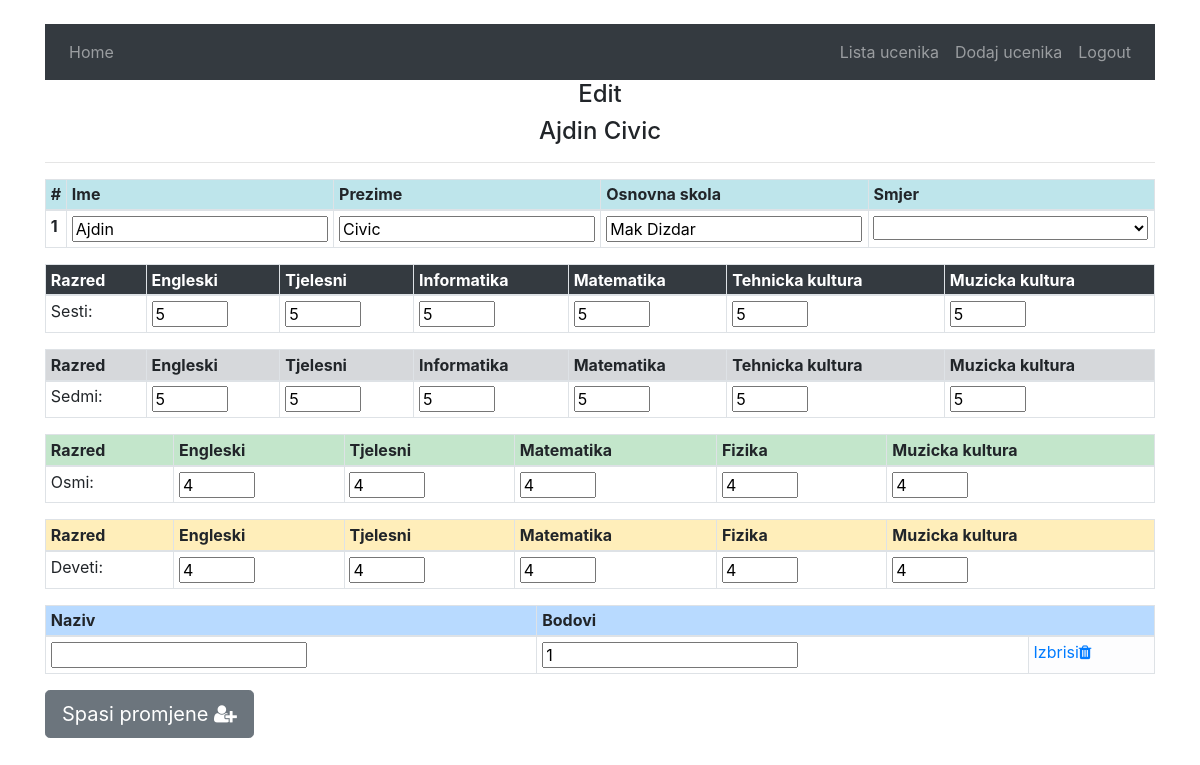
Page /tscze/details/39 (signed in) on the committed database.
### tehnicka/models.py (models this page shows, shortened)
class Ucenik(models.Model):
    ime=models.CharField(max_length=60)
    prezime=models.CharField(max_length=60)
    godina_upisa=models.IntegerField(default=current_year)
    smjer=models.ManyToManyField(Smjer)
    skola_id=models.ForeignKey(Skola, on_delete=models.CASCADE )
    ukupno_bodova=models.FloatField(default='0')
    class Meta:
        verbose_name_plural = "Učenici"

class Skola(models.Model):
    ime_skole=models.CharField(max_length=60)
    class Meta:
        verbose_name_plural='Skole'

class Predmet_Ocjena(models.Model):
    ucenik=models.ForeignKey(Ucenik, on_delete=models.CASCADE)
    predmet=models.ForeignKey(Predmet, on_delete=models.CASCADE)
    ocjena=models.IntegerField(default='0')
    razred=models.IntegerField(default='6')
    class Meta:
        verbose_name_plural = "Ocjene iz predmeta"

class Predmet(models.Model):
    naziv_predmeta=models.CharField(max_length=60)
    ocjene_ucenika=models.ManyToManyField(Ucenik, through='Predmet_Ocjena')
    class Meta:
        verbose_name_plural = "Predmeti"

class Priznanja(models.Model):
    naziv_priznanja=models.CharField(max_length=40)
    bodovi=models.IntegerField(default='0')
    ucenik_id=models.ManyToManyField(Ucenik)
    class Meta:
        verbose_name_plural = "Priznanja"

### tehnicka/views.py (the view)
# urls.py: path("details/<int:ucenik_id>", views.details, name='details'),
def details(request, ucenik_id):
    if request.method == "POST":
        try:
            return updateStudent(request, ucenik_id)
        except KeyError:
            return HttpResponse("Key error - post uredi")
    else:
        return get_for_update(request, ucenik_id)

### tehnicka/updateUcenik.py (called while the page is built)
def get_for_update(request, ucenik_id):
    ucenik=Ucenik.objects.get(id=ucenik_id)
    sesti_predmeti=Predmet_Ocjena.objects.filter(ucenik=ucenik,razred=6)
    sedmi_predmeti=Predmet_Ocjena.objects.filter(ucenik=ucenik,razred=7)
    osmi_predmeti=Predmet_Ocjena.objects.filter(ucenik=ucenik,razred=8)
    deveti_predmeti=Predmet_Ocjena.objects.filter(ucenik=ucenik,razred=9)
    context={
    'ucenik':ucenik,
    'sesti':sesti_predmeti,
    'sedmi':sedmi_predmeti,
    'osmi':osmi_predmeti,
    'deveti':deveti_predmeti,
    'smjerovi':Smjer.objects.all(),
    'priznanja':Priznanja.objects.filter(ucenik_id=ucenik)
    }
    if request.user.is_authenticated:
        return render(request, 'tehnicka/details.html',context)
    else:
        return render(request, "users/login.html", {"message": "Please log in."})

### tehnicka/templates/tehnicka/details.html (shortened to what this page needs)
{% extends "tehnicka/base.html" %}
{% block body %}
<div class="container">
    <h4 style="text-align:center">  Edit </h4>
    <h4 style="text-align:center">  {{ucenik.ime}} {{ucenik.prezime}} </h4>
    <hr>
  <div class="table-responsive">
    <form action="{%url 'tehnicka:details' ucenik.id%}" method='POST'>
      <div class="table-responsive">
        <table class="table table-sm table-hover table-bordered">
          <thead>
            <tr>
              <th  class="table-info" scope="col">#</th>
              <th  class="table-info" scope="col">Ime</th>
              <th  class="table-info" scope="col">Prezime</th>
              <th  class="table-info" scope="col">Osnovna skola</th>
              <th  class="table-info" scope="col">Smjer</th>
            </tr>
          </thead>
          <tbody>
            <tr>
              <th scope="row">1</th>
              <td> <input type="text" name="ime" value="{{ucenik.ime}}"> </td>
              <td> <input type="text" name="prezime" value="{{ucenik.prezime}}"></td>
              <td> <input type="text" name="osnovna_skola" value="{{ucenik.skola_id.ime_skole}}"></td>
              <td>
                <select class="" name="smjer">
                  <option value="{{ucenik.smjer.id}}" selected="selected">{{ucenik.smjer.naziv_smjera}}</option>
                  {% for smjer in smjerovi %}
                    {% if smjer.id != ucenik.smjer.id %}
                      <option value="{{smjer.id}}"> {{smjer.naziv_smjera}}</option>
                    {% endif %}
                  {% endfor%}
                </select>
              </td>
            </tr>
          </tbody>
        </table>
      </div>
      <div class="table-responsive">
        <table class="table table-sm table-hover table-bordered">
          <thead>
            <tr>
              <th  class="table-dark" scope="col">Razred</th>
                {% for predmet in sesti %}
                <th  class="table-dark" scope="col">{{ predmet.predmet.naziv_predmeta}}</th>
                {% endfor %}
            </tr>
          </thead>
          <tbody>
          <tr>
            <td>Sesti: </td>
            {% for predmet in sesti %}
            <td> <input type="number" min=2 max=5 name="razred6_ocjene" value="{{predmet.ocjena}}"> </td>
            {% endfor %}
          </tr>
          </tbody>
        </table>
      </div>
       <div class="table-responsive">
         <table class="table table-sm table-hover table-bordered">
           <thead>
             <tr>
               <th  class="table-secondary" scope="col">Razred</th>
                 {% for predmet in sedmi %}
                 <th  class="table-secondary" scope="col">{{ predmet.predmet.naziv_predmeta}}</th>
                 {% endfor %}
             </tr>
           </thead>
           <tbody>
           <tr>
             <td>Sedmi: </td>
             {% for predmet in sedmi %}
             <td> <input type="number" min=2 max=5 name="razred7_ocjene" value="{{predmet.ocjena}}"> </td>
             {% endfor %}
           </tr>
           </tbody>
         </table>
       </div>
        <div class="table-responsive">
          <table class="table table-sm table-hover table-bordered">
            <thead>
              <tr>
                <th  class="table-success" scope="col">Razred</th>
                  {% for predmet in osmi %}
                  <th  class="table-success" scope="col">{{ predmet.predmet.naziv_predmeta}}</th>
                  {% endfor %}
              </tr>
            </thead>
            <tbody>
            <tr>
              <td>Osmi: </td>
              {% for predmet in osmi %}
              <td> <input type="number" min=2 max=5 name="razred8_ocjene" value="{{predmet.ocjena}}"> </td>
              {% endfor %}
            </tr>
            </tbody>
          </table>
        </div>
      <div class="table-responsive">
        <table class="table table-sm table-hover table-bordered">
          <thead>
            <tr>
              <th  class="table-warning" scope="col">Razred</th>
                {% for predmet in deveti %}
                <th  class="table-warning" scope="col">{{ predmet.predmet.naziv_predmeta}}</th>
                {% endfor %}
            </tr>
          </thead>
          <tbody>
          <tr>
            <td>Deveti: </td>
            {% for predmet in deveti %}
            <td> <input type="number" min=2 max=5 name="razred9_ocjene" value="{{predmet.ocjena}}"> </td>
            {% endfor %}
          </tr>
          </tbody>
        </table>
      </div>
      {% if priznanja %}
       <div class="table-responsive" id="table_div_priznanje_ne_sakrivaj" >
         <table class="table table-sm table-hover table-bordered" id="table_priznanje">
           <thead>
             <tr>
               <th  class="table-primary" scope="col">Naziv </th>
               <th class="table-primary" scope="col" colspan="2"> Bodovi </th>
             </tr>
           </thead>
           <tbody>
           {% for priznanje in priznanja %}
           <tr>
             <td><input type="text" name="priznanje_naziv" value="{{priznanje.naziv}}"></td>
             <td> <input type="number" name="priznanje_bodovi" min="0" placeholder="0" value="{{priznanje.bodovi}}"> </td>
             	<td class="table-light">
                  <a href="{% url 'tehnicka:brisipriznanje' priznanje.id %}" id="brisi_priznanje" class="ne_moze_dodati_novo_ovdje"> <span> Izbrisi</span><i class="fa fa-trash"></i> </a>
              </td>
           </tr>
           {% endfor %}
           </tbody>
         </table>
       </div>
      {% endif %}
      <button type="submit" class="btn btn-secondary btn-lg"> Spasi promjene <i class="fa fa-user-plus"></i></button>
    </form>
  </div>
</div>
{% endblock %}

### rows in the picture
Ucenik: ime "Ajdin", prezime "Civic", osnovna_skola "Mak Dizdar"
Predmet_Ocjena: predmet.naziv_predmeta "Engleski", razred6_ocjene "5"
Predmet_Ocjena: predmet.naziv_predmeta "Tjelesni", razred6_ocjene "5"
Predmet_Ocjena: predmet.naziv_predmeta "Informatika", razred6_ocjene "5"
Predmet_Ocjena: predmet.naziv_predmeta "Matematika", razred6_ocjene "5"
Predmet_Ocjena: predmet.naziv_predmeta "Tehnicka kultura", razred6_ocjene "5"
Predmet_Ocjena: predmet.naziv_predmeta "Muzicka kultura", razred6_ocjene "5"
Predmet_Ocjena: predmet.naziv_predmeta "Engleski", razred7_ocjene "5"
Predmet_Ocjena: predmet.naziv_predmeta "Tjelesni", razred7_ocjene "5"
Predmet_Ocjena: predmet.naziv_predmeta "Informatika", razred7_ocjene "5"
Predmet_Ocjena: predmet.naziv_predmeta "Matematika", razred7_ocjene "5"
Predmet_Ocjena: predmet.naziv_predmeta "Tehnicka kultura", razred7_ocjene "5"
Predmet_Ocjena: predmet.naziv_predmeta "Muzicka kultura", razred7_ocjene "5"
Predmet_Ocjena: predmet.naziv_predmeta "Engleski", razred8_ocjene "4"
Predmet_Ocjena: predmet.naziv_predmeta "Tjelesni", razred8_ocjene "4"
Predmet_Ocjena: predmet.naziv_predmeta "Matematika", razred8_ocjene "4"
Predmet_Ocjena: predmet.naziv_predmeta "Fizika", razred8_ocjene "4"
Predmet_Ocjena: predmet.naziv_predmeta "Muzicka kultura", razred8_ocjene "4"
Predmet_Ocjena: predmet.naziv_predmeta "Engleski", razred9_ocjene "4"
Predmet_Ocjena: predmet.naziv_predmeta "Tjelesni", razred9_ocjene "4"
Predmet_Ocjena: predmet.naziv_predmeta "Matematika", razred9_ocjene "4"
Predmet_Ocjena: predmet.naziv_predmeta "Fizika", razred9_ocjene "4"
Predmet_Ocjena: predmet.naziv_predmeta "Muzicka kultura", razred9_ocjene "4"
Priznanja: priznanje_bodovi "1"
